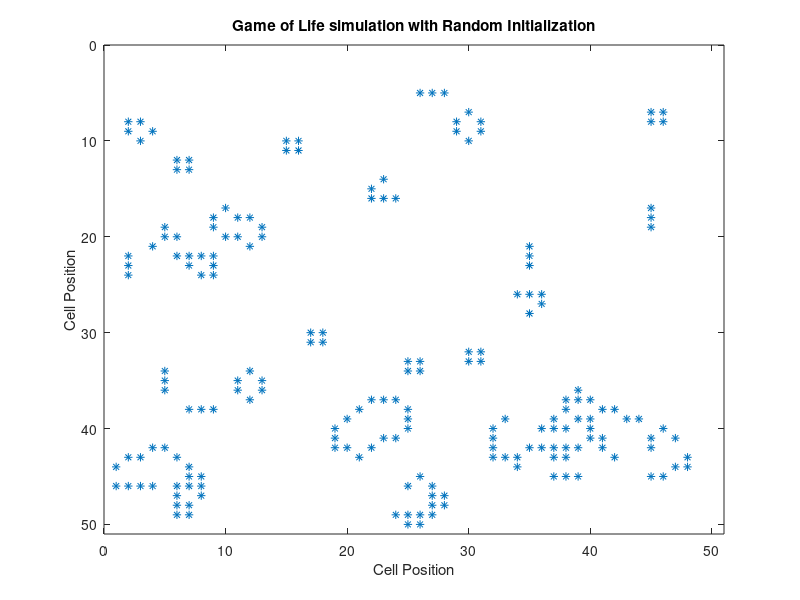

Write MATLAB code to recreate this figure.
%Game of Life awesome implementation

%Random Initialization of the matrix
m = randi(2, 50) - 1;


i=1;
for i=1:200      %number of times the game of life is run
    spy(m);
    title('Game of Life simulation with Random Initialization')
    xlabel('Cell Position') % x-axis label
    ylabel('Cell Position') % y-axis label
   drawnow;
   neighbours = conv2(m, [1 1 1; 1 0 1; 1 1 1], 'same');
   m = double((m & neighbours == 2) | neighbours == 3);
   M(i) = getframe(gcf)
end

